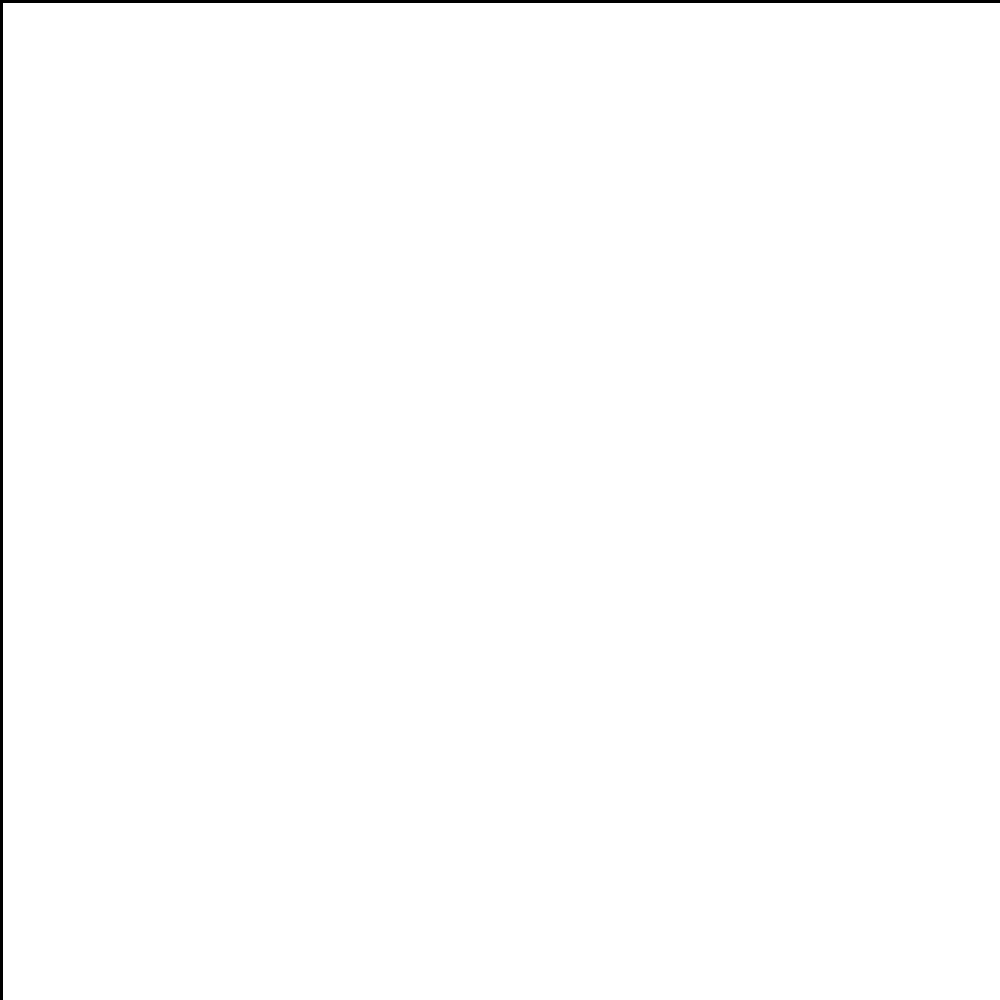
Frame 1 (no input)
Frame 60 (the mouse pressed at the canvas centre just before this capture): identical to frame 1, image omitted
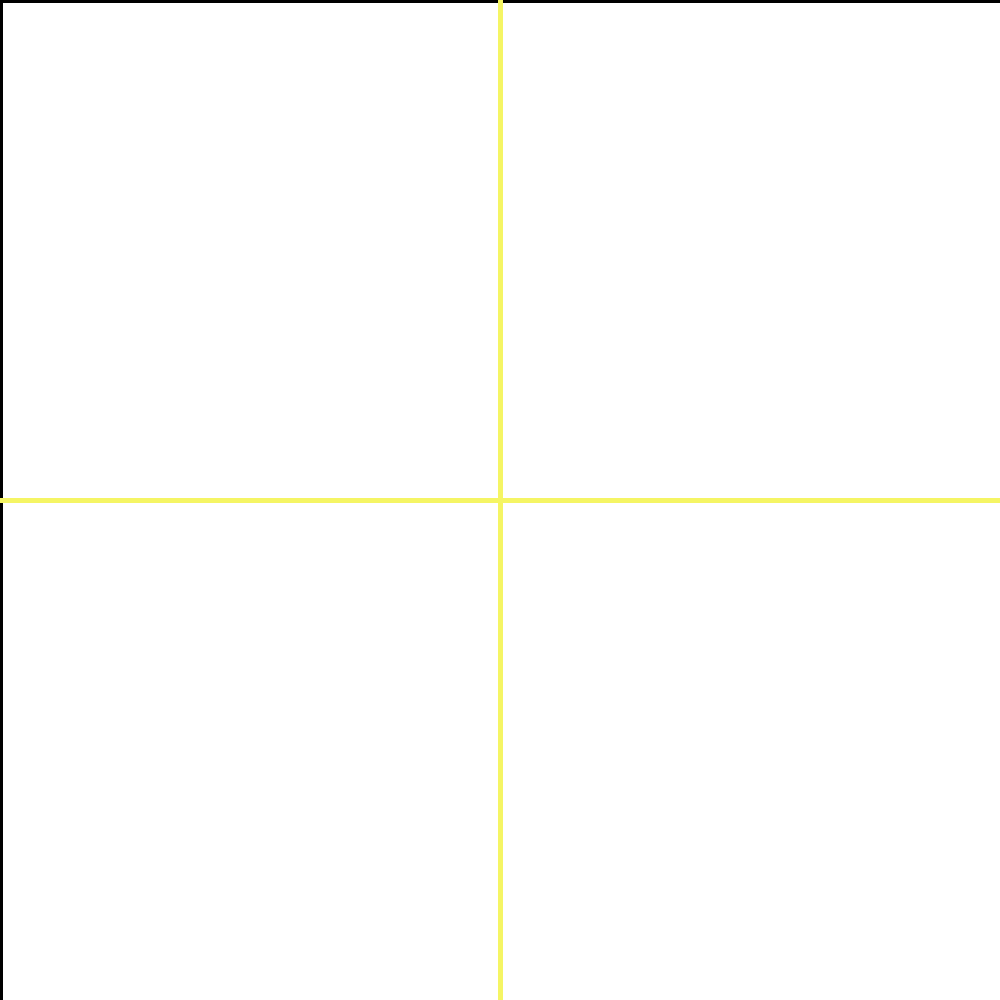
Frame 120 (the mouse held since frame 60 and released just before this capture)

The Processing sketch that drew these frames (run headless with seeded random() and noise(); from frame 60 on, the mouse is pressed at the canvas centre):

// Processing sketch: processing_100646
// ── processing_100646.pde

void setup() {
  size(1000, 1000); 
  stroke(255);
  background(#FFFFFF);
  noFill();
}

void draw() {

stroke((mouseX % 255), (mouseY % 255), ((mouseX * mouseY) % 255));
  strokeWeight(5);
line(mouseX,0, mouseX, height);
line(0, mouseY, width, mouseY);

}
